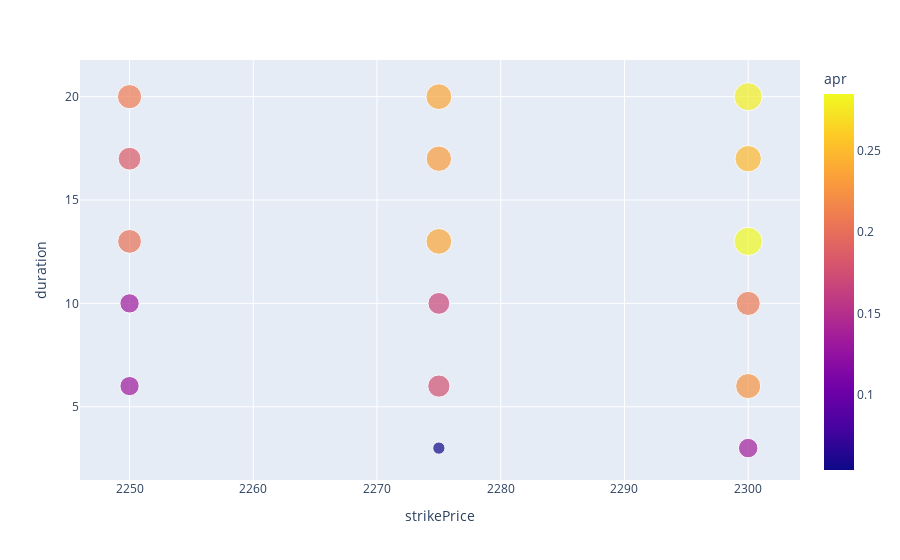

Notebook source saved alongside this figure:
### Code cell
df_copy = df[df["strikePrice"]<=2320]

df_copy = df_copy[df_copy["strikePrice"]>=2250]
df_copy = df_copy[df_copy["duration"]<=25]
# df_copy = df[df["duration"]>=0]
fig = px.scatter(df_copy, x="strikePrice", y="duration",color="apr", size="apr", hover_data=["id", "apr", "strikePrice", "duration", "1000return", "Percent_to_strikeprice"])



fig.show()

### Figure 1 — Plotly figure (JSON) as saved in the notebook; plotly's stock layout.template omitted (floating-point values rounded to 4 significant figures)
{"data": [{"customdata": [["1213342", 0.2848, 10.14, -5.961], ["1385451", 0.2801, 15.35, -5.961], ["1416337", 0.2485, 11.57, -5.961], ["1385475", 0.2376, 13.02, -6.983], ["1213341", 0.237, 8.441, -6.983], ["1416336", 0.2305, 10.74, -6.983], ["1306623", 0.2251, 3.7, -5.961], ["1385466", 0.2092, 11.46, -8.006], ["1411245", 0.2074, 5.682, -5.961], ["1213340", 0.2025, 7.212, -8.006], ["1416303", 0.1855, 8.64, -8.006], ["1306511", 0.1765, 2.901, -6.983], ["1411244", 0.1694, 4.641, -6.983], ["1366984", 0.1353, 1.112, -5.961], ["1411243", 0.1332, 3.649, -8.006], ["1306627", 0.132, 2.17, -8.006], ["1366983", 0.0537, 0.4414, -6.983]], "hovertemplate": "strikePrice=%{x}<br>duration=%{y}<br>apr=%{marker.color}<br>id=%{customdata[0]}<br>1000return=%{customdata[2]}<br>Percent_to_strikeprice=%{customdata[3]}<extra></extra>", "legendgroup": "", "marker": {"color": [0.2848, 0.2801, 0.2485, 0.2376, 0.237, 0.2305, 0.2251, 0.2092, 0.2074, 0.2025, 0.1855, 0.1765, 0.1694, 0.1353, 0.1332, 0.132, 0.0537], "coloraxis": "coloraxis", "size": [0.2848, 0.2801, 0.2485, 0.2376, 0.237, 0.2305, 0.2251, 0.2092, 0.2074, 0.2025, 0.1855, 0.1765, 0.1694, 0.1353, 0.1332, 0.132, 0.0537], "sizemode": "area", "sizeref": 0.000712, "symbol": "circle"}, "mode": "markers", "name": "", "orientation": "v", "showlegend": false, "type": "scatter", "x": [2300, 2300, 2300, 2275, 2275, 2275, 2300, 2250, 2300, 2250, 2250, 2275, 2275, 2300, 2250, 2250, 2275], "xaxis": "x", "y": [13, 20, 17, 20, 13, 17, 6, 20, 10, 13, 17, 6, 10, 3, 10, 6, 3], "yaxis": "y"}], "layout": {"coloraxis": {"colorbar": {"title": {"text": "apr"}}, "colorscale": [[0, "#0d0887"], [0.1111, "#46039f"], [0.2222, "#7201a8"], [0.3333, "#9c179e"], [0.4444, "#bd3786"], [0.5556, "#d8576b"], [0.6667, "#ed7953"], [0.7778, "#fb9f3a"], [0.8889, "#fdca26"], [1, "#f0f921"]]}, "legend": {"itemsizing": "constant", "tracegroupgap": 0}, "margin": {"t": 60}, "xaxis": {"anchor": "y", "domain": [0, 1], "title": {"text": "strikePrice"}}, "yaxis": {"anchor": "x", "domain": [0, 1], "title": {"text": "duration"}}}}
